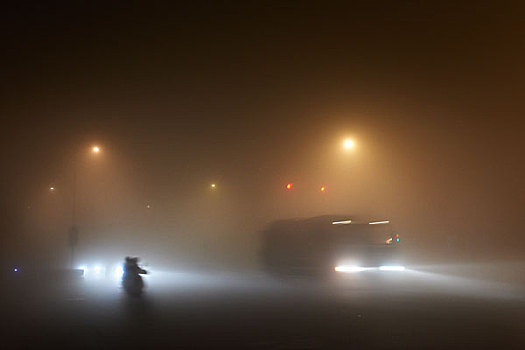
#> input picture removeMist/image/2.jpg, 525 x 350 px, found by its file name
$ python main.py
#> lines starting #> are read from the running program, lines starting #| are printed output that depends on the picture; after the words box and inside, x2 and y2 are one past the last pixel; in counts of white or black regions, pixels touching at a corner belong together
import cv2
import numpy as np
import matplotlib as plt


def OSTU(grayImg):
    N = grayImg.size
    P = np.array([0] * 256)
    for i in range(grayImg.shape[0]):
        for j in range(grayImg.shape[1]):
            P[grayImg[i, j]] += 1
    P = P / N

    G = 0
    temp = 0
    threshold = 0
    while G <= 256:
        sc0 = P[0:G].sum()  # C0类像素所占面积的比例
        sc1 = P[G + 1:256].sum()  # C1类像素所占面积的比例
        u0 = (P[0:G] * range(0, G)).sum() / sc0  # C0类像素的平均灰度
        u1 = (P[G:256] * range(G, 256)).sum() / sc1  # C1类像素的平均灰度
        u = sc0 * u0 + sc1 * u1  # 整个图像的平均灰度
        v = sc0 * np.square(u - u0) + sc1 * np.square(u - u1)  # 方差
        if v > temp:
            temp = v
            threshold = G
        G += 1

    ostu_img = np.zeros(grayImg.shape, np.uint8)
    for i in range(grayImg.shape[0]):
        for j in range(grayImg.shape[1]):
            if grayImg[i, j] > threshold:
                ostu_img[i, j] = 255

    return ostu_img


def iteration(grayImg):
    N = grayImg.size
    P = np.array([0] * 256)
    for i in range(grayImg.shape[0]):
        for j in range(grayImg.shape[1]):
            P[grayImg[i, j]] += 1

    p = 0
    Ti = 0
    for i in range(0, 256):
        if p >= N / 2:
            Ti = i
            break
        p += P[i]
    P = P / N

    Tiand1 = Ti
    while 1:
        sc0 = P[0:Ti].sum()  # C0类像素所占面积的比例
        sc1 = P[Ti + 1:256].sum()  # C1类像素所占面积的比例
        u0 = (P[0:Ti] * range(0, Ti)).sum() / sc0  # C0类像素的平均灰度
        u1 = (P[Ti:256] * range(Ti, 256)).sum() / sc1  # C1类像素的平均灰度
        Tiand1 = 0.5 * (u0 + u1)
        if abs(Tiand1 - Ti) < 1:  # 设定值为1
            break
        Ti = int(Tiand1)
    iter_img = np.zeros(grayImg.shape, np.uint8)
    for i in range(grayImg.shape[0]):
        for j in range(grayImg.shape[1]):
            if grayImg[i, j] > Ti:
                iter_img[i, j] = 255

    return iter_img


inputs = cv2.imread('C:/Users/Jun/PycharmProjects/ostuAiteration/Image/2.jpg', cv2.IMREAD_GRAYSCALE)
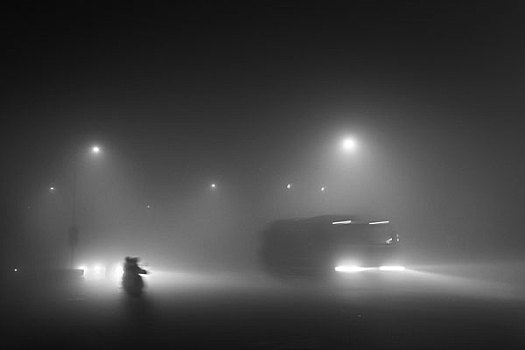
#> inputs: shape (350, 525); min 9, max 255, mean 66.9
cv2.namedWindow('origin', 0)
cv2.resizeWindow('origin', 400, 700)
cv2.imshow("origin", inputs)
ostuImg = OSTU(inputs)
#> after the loop in OSTU, `for i in range(grayImg.shape[0]):`:
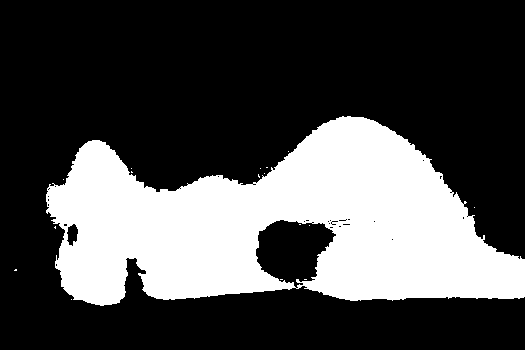
#> ostu_img: shape (350, 525); 30% white; 17 white regions (16 under 20 px), largest, box (x1, y1, x2, y2) and area: (46, 116, 525, 306) 55127
iterImg = iteration(inputs)
#> after the loop in iteration, `for i in range(grayImg.shape[0]):`:
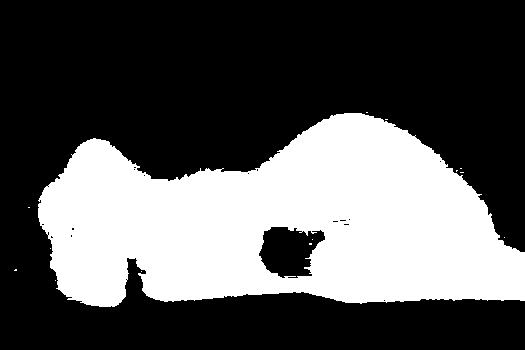
#> iter_img: shape (350, 525); 34.6% white; 14 white regions (13 under 20 px), largest, box (x1, y1, x2, y2) and area: (38, 113, 525, 307) 63548
cv2.namedWindow('otsu', 0)
cv2.resizeWindow('otsu', 400, 700)
cv2.imshow("otsu", ostuImg)
cv2.namedWindow('iteration', 0)
cv2.resizeWindow('iteration', 400, 700)
cv2.imshow("iteration", iterImg)
cv2.waitKey(0)
cv2.destroyAllWindows()

$ run again, with removeMist/image/1.jpg copied over removeMist/image/2.jpg
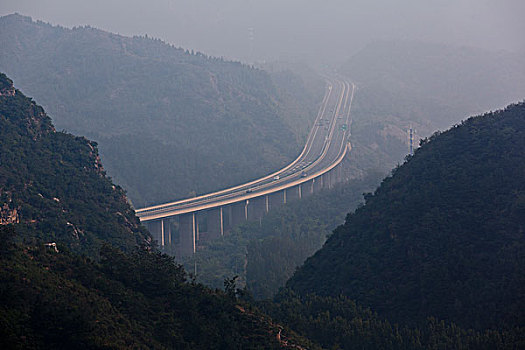
#> input picture removeMist/image/1.jpg, 525 x 350 px, found by its file name
#> after the loop in OSTU, `for i in range(grayImg.shape[0]):`:
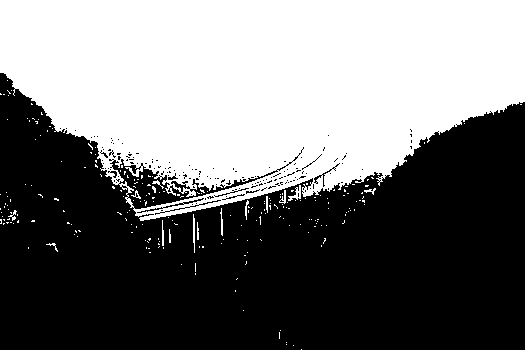
#> ostu_img: shape (350, 525); 45.6% white; 231 white regions (216 under 20 px), largest, box (x1, y1, x2, y2) and area: (0, 0, 525, 221) 82712, (288, 185, 301, 201) 84, (193, 214, 195, 253) 64
#> after the loop in iteration, `for i in range(grayImg.shape[0]):`:
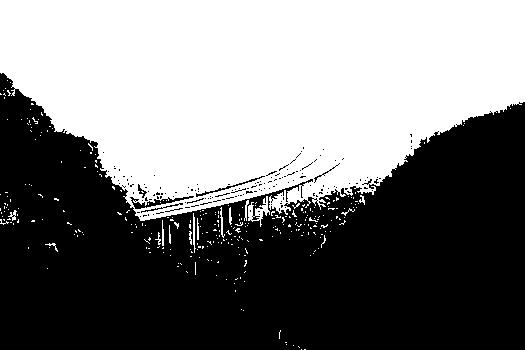
#> iter_img: shape (350, 525); 47.7% white; 302 white regions (287 under 20 px), largest, box (x1, y1, x2, y2) and area: (0, 0, 525, 221) 86023, (248, 196, 270, 227) 255, (193, 213, 196, 253) 69

$ run again, with removeMist/image/remove1.jpg copied over removeMist/image/2.jpg
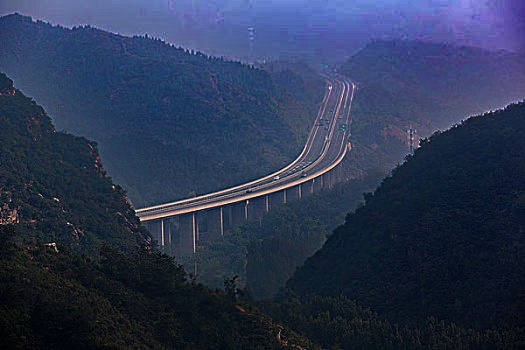
#> input picture removeMist/image/remove1.jpg, 525 x 350 px, found by its file name
#> `inputs = cv2.imread('C:/Users/Jun/PycharmProjects/ostuAiteration/Image..`:
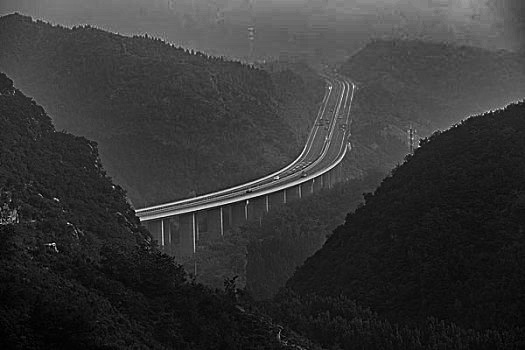
#> inputs: shape (350, 525); min 0, max 255, mean 54
#> after the loop in OSTU, `for i in range(grayImg.shape[0]):`:
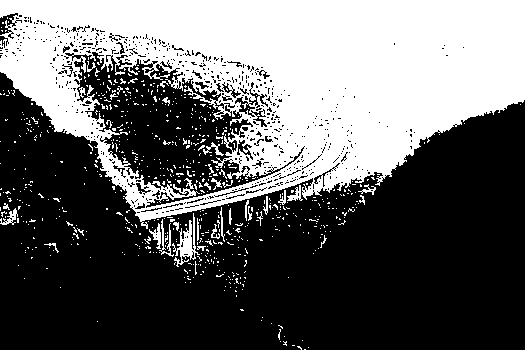
#> ostu_img: shape (350, 525); 39% white; 689 white regions (654 under 20 px), largest, box (x1, y1, x2, y2) and area: (0, 0, 525, 229) 67518, (172, 213, 200, 267) 503, (159, 219, 174, 257) 146
